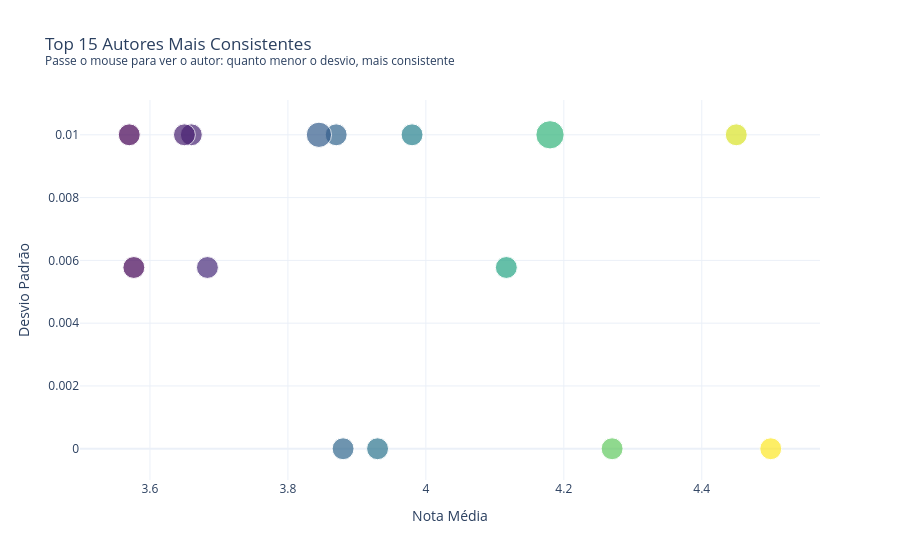

The cell this chart's notebook holds for it:
### Markdown cell above
## 2. Os Autores Mais Consistentes do Catálogo

Identificamos os 15 autores com menor variação de qualidade entre suas obras. A cor de cada barra representa a nota média do autor, permitindo distinguir autores que são consistentemente bons daqueles que são consistentemente mediocres.

### Code cell
mais_consistentes = stats[stats['media_nota'] > 0].nsmallest(15, 'desvio_nota')

fig = px.scatter(
    mais_consistentes,
    x='media_nota',
    y='desvio_nota',
    color='media_nota',
    color_continuous_scale='Viridis',
    hover_name='author',
    hover_data={'qtd_livros': True, 'media_nota': ':.2f', 'desvio_nota': ':.4f'},
    size='qtd_livros',
    title='Top 15 Autores Mais Consistentes<br><sup>Passe o mouse para ver o autor: quanto menor o desvio, mais consistente</sup>',
    labels={'desvio_nota': 'Desvio Padrão', 'media_nota': 'Nota Média'},
    template='plotly_white'
)

fig.update_layout(showlegend=False, coloraxis_showscale=False)
fig.show()

### Figure 1 — Plotly figure (JSON) as saved in the notebook; plotly's stock layout.template omitted (floating-point values rounded to 4 significant figures)
{"data": [{"customdata": [[3], [3], [3], [3], [3], [3], [3], [3], [3], [3], [3], [4], [5], [3], [3]], "hovertemplate": "<b>%{hovertext}</b><br><br>Nota Média=%{marker.color:.2f}<br>Desvio Padrão=%{y:.4f}<br>qtd_livros=%{customdata[0]}<extra></extra>", "hovertext": ["Eliot Warburton", "Jinsei Kataoka,ç‰‡å²¡ äººç”Ÿ,è¿‘è—¤ ä¸€é¦¬", "Neal Bascomb", "Ronica Black", "CLAMP,Shirley Kubo", "Connie Mason,Mia Marlowe", "KaSonndra Leigh", "Tsugumi Ohba,Takeshi Obata,Pookie Rolf", "Kaki Warner", "Susan Spencer Paul", "Gayle Callen", "Jean Roba", "Maki Minami", "Charlotte Louise Dolan", "Linda Chapman,Biz Hull"], "legendgroup": "", "marker": {"color": [4.5, 4.27, 3.93, 3.88, 4.117, 3.683, 3.577, 4.45, 3.87, 3.66, 3.57, 3.845, 4.18, 3.65, 3.98], "coloraxis": "coloraxis", "size": [3, 3, 3, 3, 3, 3, 3, 3, 3, 3, 3, 4, 5, 3, 3], "sizemode": "area", "sizeref": 0.0125, "symbol": "circle"}, "mode": "markers", "name": "", "orientation": "v", "showlegend": false, "type": "scatter", "x": [4.5, 4.27, 3.93, 3.88, 4.117, 3.683, 3.577, 4.45, 3.87, 3.66, 3.57, 3.845, 4.18, 3.65, 3.98], "xaxis": "x", "y": [0.0, 0.0, 0.0, 0.0, 0.005774, 0.005774, 0.005774, 0.01, 0.01, 0.01, 0.01, 0.01, 0.01, 0.01, 0.01], "yaxis": "y"}], "layout": {"coloraxis": {"colorbar": {"title": {"text": "Nota Média"}}, "colorscale": [[0, "#440154"], [0.1111, "#482878"], [0.2222, "#3e4989"], [0.3333, "#31688e"], [0.4444, "#26828e"], [0.5556, "#1f9e89"], [0.6667, "#35b779"], [0.7778, "#6ece58"], [0.8889, "#b5de2b"], [1, "#fde725"]], "showscale": false}, "legend": {"itemsizing": "constant", "tracegroupgap": 0}, "showlegend": false, "title": {"text": "Top 15 Autores Mais Consistentes<br><sup>Passe o mouse para ver o autor: quanto menor o desvio, mais consistente</sup>"}, "xaxis": {"anchor": "y", "domain": [0, 1], "title": {"text": "Nota Média"}}, "yaxis": {"anchor": "x", "domain": [0, 1], "title": {"text": "Desvio Padrão"}}}}
